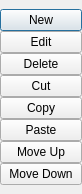
<?xml version="1.0" encoding="UTF-8"?>
<ui version="4.0">
 <class>PowerMenuDialog</class>
 <widget class="QDialog" name="PowerMenuDialog">
  <property name="windowModality">
   <enum>Qt::ApplicationModal</enum>
  </property>
  <property name="geometry">
   <rect>
    <x>0</x>
    <y>0</y>
    <width>82</width>
    <height>194</height>
   </rect>
  </property>
  <property name="windowTitle">
   <string/>
  </property>
  <property name="modal">
   <bool>true</bool>
  </property>
  <layout class="QVBoxLayout" name="verticalLayout_2">
   <property name="spacing">
    <number>0</number>
   </property>
   <property name="leftMargin">
    <number>0</number>
   </property>
   <property name="topMargin">
    <number>0</number>
   </property>
   <property name="rightMargin">
    <number>0</number>
   </property>
   <property name="bottomMargin">
    <number>0</number>
   </property>
   <item>
    <layout class="QVBoxLayout" name="verticalLayout">
     <property name="spacing">
      <number>0</number>
     </property>
     <item>
      <widget class="QPushButton" name="newButton">
       <property name="text">
        <string>New</string>
       </property>
      </widget>
     </item>
     <item>
      <widget class="QPushButton" name="editButton">
       <property name="text">
        <string>Edit</string>
       </property>
      </widget>
     </item>
     <item>
      <widget class="QPushButton" name="deleteButton">
       <property name="text">
        <string>Delete</string>
       </property>
      </widget>
     </item>
     <item>
      <widget class="QPushButton" name="cutButton">
       <property name="text">
        <string>Cut</string>
       </property>
      </widget>
     </item>
     <item>
      <widget class="QPushButton" name="copyButton">
       <property name="text">
        <string>Copy</string>
       </property>
      </widget>
     </item>
     <item>
      <widget class="QPushButton" name="pasteButton">
       <property name="text">
        <string>Paste</string>
       </property>
      </widget>
     </item>
     <item>
      <widget class="QPushButton" name="moveUpButton">
       <property name="text">
        <string>Move Up</string>
       </property>
      </widget>
     </item>
     <item>
      <widget class="QPushButton" name="moveDownButton">
       <property name="text">
        <string>Move Down</string>
       </property>
      </widget>
     </item>
    </layout>
   </item>
  </layout>
 </widget>
 <resources/>
 <connections/>
</ui>
